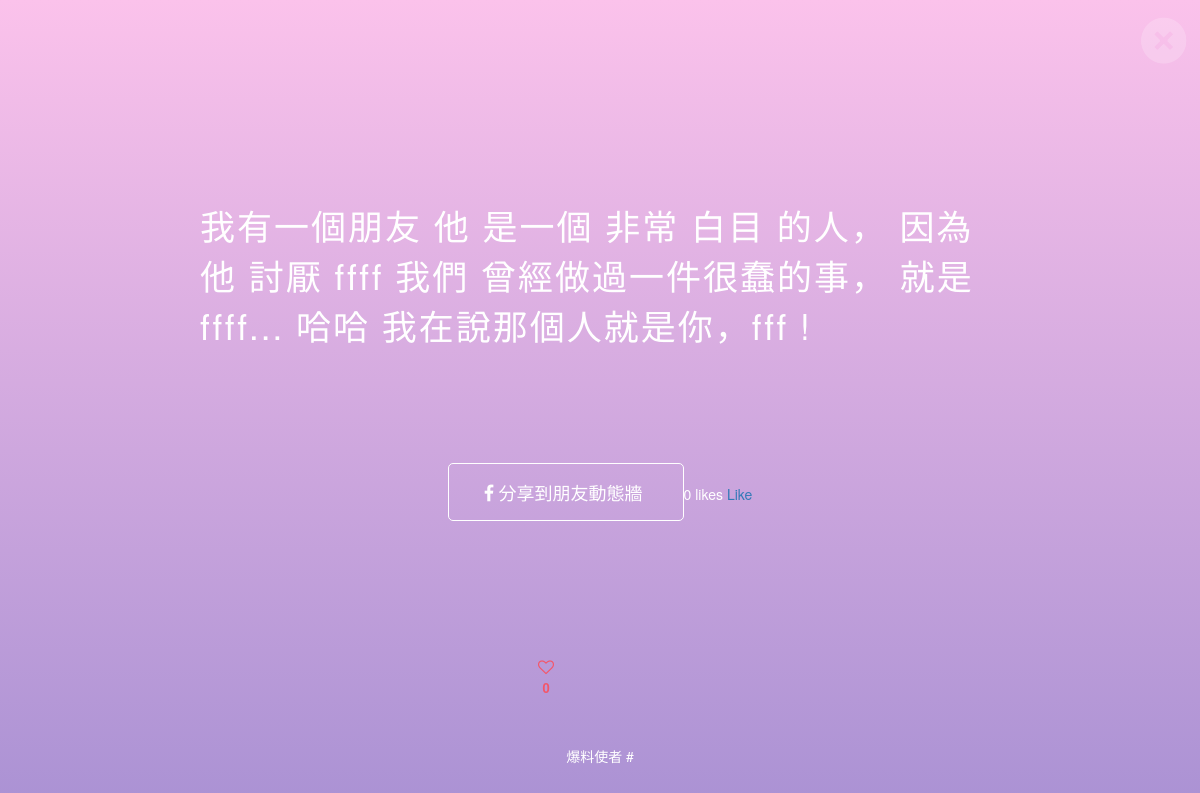
The page /story/11/ on the database as committed earlier.
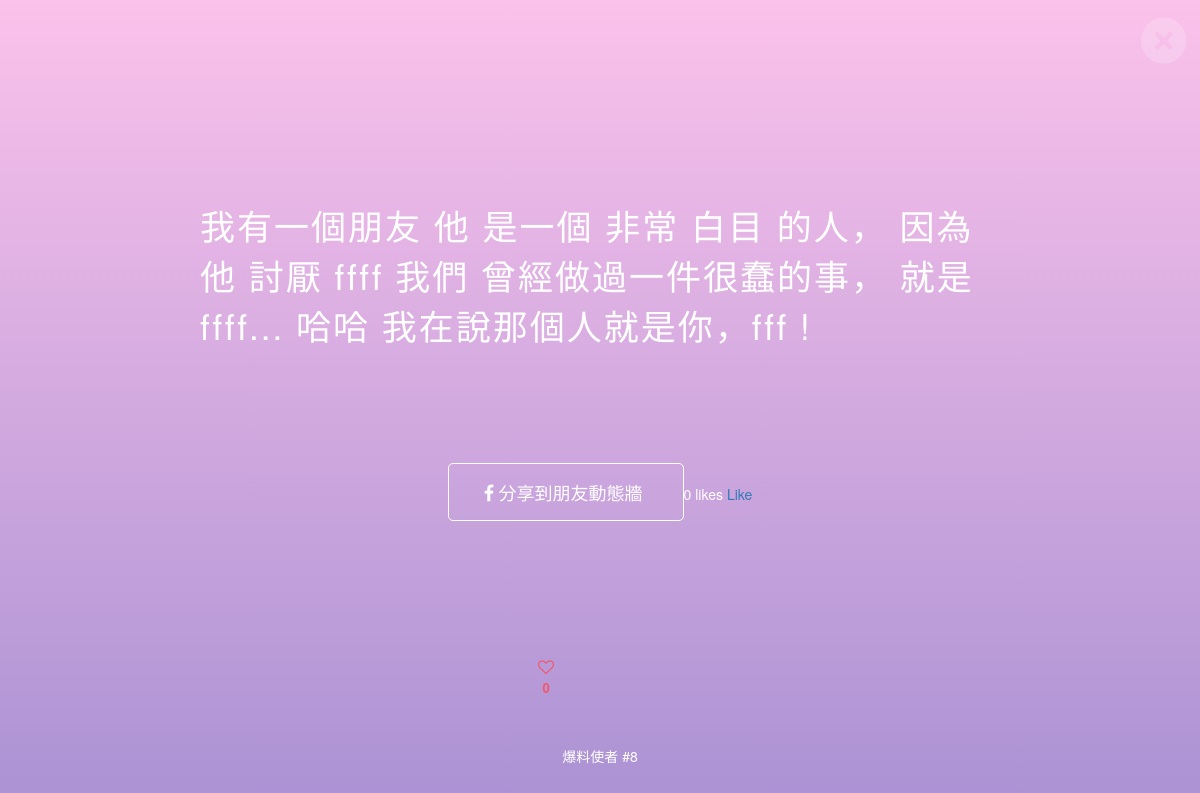
The same page on the database as committed later.
### story/models.py (models this page shows, shortened)
class Story(models.Model):
    author = models.ForeignKey(StoryAuthor, related_name='storys',null=True)
    category = models.ForeignKey(Category,null=True)
    adjective_t = models.ForeignKey(ThingAdjective,null=True)
    likes = models.PositiveIntegerField(default=0)
    users_like = models.ManyToManyField(settings.AUTH_USER_MODEL,
                                        related_name='story_liked',
                                        blank=True)
    sb_thing = models.CharField(max_length=50,null=True)
    sb_story = models.CharField(max_length=150,null=True)
    sb_name = models.CharField(max_length=30,null=True)
    SB_GENDER = (
        ('他','他'),
        ('她','她'),
    )
    sb_gender = models.CharField(max_length = 100,null=True,choices = SB_GENDER, )
    SB_ADV = (
        ('有點','有點'),
        ('非常','非常'),
        ('蠻','蠻'),
        ('超級','超級'),
        ('史上無敵','史上無敵'),
    )
    sb_adv = models.CharField(max_length = 100,null=True,choices = SB_ADV)
    SB_ADJ = (
        ('humor','humor'),
        ('奇怪','奇怪'),
        ('白目','白目'),
        ('有病','有病'),
        ('自戀','自戀'),
        ('搞笑','搞笑'),
        ('孤僻','孤僻'),
        ('嚴肅','嚴肅'),
        ('無趣','無趣'),
        ('奇耙','奇耙'),
        ('可怕','可怕'),
        ('笨蛋','笨蛋'),
        ('健忘','健忘'),
        ('厲害','厲害'),
        ('正常','正常'),
        ('懶惰','懶惰'),
    )
    sb_adj = models.CharField(max_length = 100,null=True,choices = SB_ADJ)
    SB_ABOUT = (
        ('很喜歡','很喜歡'),
        ('不喜歡','不喜歡'),
        ('不吃','不吃'),
        ('討厭','討厭'),
        ('怕','怕'),
        ('常常','常常'),
        ('很會','很會'),
        ('曾經','曾經'),
    )
    sb_about = models.CharField(max_length = 100,null=True,choices = SB_ABOUT)
    WHO = (
        ('我們','我們'),
        ('他','他'),
        ('她','她'),
    )
    who = models.CharField(max_length = 100,null=True,choices = WHO)
    STH_ADJ = (
        ('扯','扯'),
        ('蠢','蠢'),
        ('煩','煩'),
        ('北七','北七'),
        ('北爛','北爛'),
        ('誇張','誇張'),
        ('有趣','有趣'),
        ('好笑','好笑'),
        ('丟臉','丟臉'),
        ('瘋狂','瘋狂'),
        ('誇張','誇張'),
        ('無聊','無聊'),
        ('幼稚','幼稚'),
        ('難忘','難忘'),
        ('開心','開心'),
    )
    sth_adj = models.CharField(max_length = 100,null=True,choices = STH_ADJ)
    ITJCTS = (
        ('哎','哎'),
        ('哈哈','哈哈'),
        ('呵呵','呵呵'),
        ('顆顆','顆顆'),
        ('嘿丟','嘿丟'),
    )
    itjcts = models.CharField(max_length = 100,null=True,choices = ITJCTS)
    MARK = (
        ('~','~'),
        ('!','!'),
        ('!!!','!!!'),
        ('XD','XD'),
        ('>///<','>///<'),
        ('^^','^^'),
        (':)',':)'),
        ('。','。'),
    )
    mark = models.CharField(max_length = 100,null=True,choices = MARK)
    created_date = models.DateTimeField(
            default=timezone.now)
    published_date = models.DateTimeField(
            blank=True, null=True)

class StoryAuthor(models.Model):
    user = models.ForeignKey(settings.AUTH_USER_MODEL, on_delete=models.SET_NULL, null=True)

### story/views.py (the view)
# urls.py: url(r'^story/(?P<pk>[0-9]+)/$', views.story_detail, name='story_detail'),
def story_detail(request, pk):
    story = get_object_or_404(Story, pk=pk)
    story_id = story.pk
    liked = False
    if request.session.get('has_liked_'+str(story_id), liked):
        liked = True
        print("liked {}_{}".format(liked, story_id))
    context = {'story':story, 'liked': liked}
    return render(request, 'story/story_detail.html', {'story': story})

### story/templates/story/story_detail.html (shortened to what this page needs)
<!DOCTYPE html>
{% load staticfiles %}
<html>
    <head>
        <link rel="stylesheet" href="https://unpkg.com/element-ui/lib/theme-chalk/index.css">
        <link rel="stylesheet" href="{% static 'css/story.css' %}">
        <link rel="stylesheet" href="https://cdnjs.cloudflare.com/ajax/libs/font-awesome/4.7.0/css/font-awesome.min.css">
        <link rel="stylesheet" href="//maxcdn.bootstrapcdn.com/bootstrap/3.2.0/css/bootstrap.min.css">
        <link rel="stylesheet" href="//maxcdn.bootstrapcdn.com/bootstrap/3.2.0/css/bootstrap-theme.min.css">
    </head>
	  <body>
      <div id="full_gradient">
        <a href="{% url 'story_list' %}" class="close fa fa-times-circle fa-6"></a>
        <div class="story_content">
          <p>
          <span>
          我有一個朋友
          {{ story.sb_gender }} 是一個 {{ story.sb_adv }} {{ story.sb_adj }} 的人，
          </span>
          <span>
          因為{{ story.sb_gender }} {{ story.sb_about }} {{ story.sb_thing }}
          </span>
          <span>
          {{ story.who }} 曾經做過一件很{{ story.sth_adj }}的事，
          </span>
          <span>
          就是 {{ story.sb_story }}...
          </span>
          <span>
          {{ story.itjcts }} 我在說那個人就是你，{{ story.sb_name }} {{ story.mark }}
          </span>
          </p>
          <div class="buttom  col-xs-12">
            <br>
            <a href="{{ request.build_absolute_url }}" onclick="window.open('https://www.facebook.com/sharer/sharer.php?u='+encodeURIComponent(location.href),'facebook-share-dialog','width=626,height=436');return false;" class="write_button">
              <i class="fa fa-facebook" aria-hidden="true"> 分享到朋友動態牆</i>
            </a>
            {% with total_likes=story.users_like.count users_like=story.users_like.all %}
            <span class="count">
                        <span class="total">{{ total_likes }}</span>
                        like{{ total_likes|pluralize }}
            </span>
            <a href="#" data-id="{{ story.id }}" data-action="{% if request.user in users_like %}un{% endif %}like" class="like button">
                        {% if request.user not in users_like %}
                            Like
                        {% else %}
                            Unlike
                        {% endif %}
            </a>
            {% endwith %}
            <div class="heart-particle-box">
               <button class="likes post-likes" id="heart-icon" data-post-id="{{ story.id }}">
               {% if liked %}
               <i class="heart-shaped fa fa-heart" style="display: line-block"></i>
               <i class="heart-shaped fa fa-heart-o" style="display: none"></i>
               {% else %}
               <i class="heart-shaped fa fa-heart-o" style="display: line-block"></i>
               {% endif %}
               </button>
               <div class="like_count_story" id="heart-counter">{{ story.likes }}</div>
            </div>
            <br><br>
            <span><a href="{% url 'storys_by_author' story.author.pk %}" style="color:#fff;">爆料使者 #{{ story.author.id }}</a></span>
          </div>
        </div>
      </div>
	  </body>
</html>

### static/css/story.css (style rules this page uses)
a { text-decoration:none }
.story_content { width: 800px; margin: 0 auto; padding-top: 200px; }
.story_content p { text-align: left; font-size: 35px; color: #fff; letter-spacing: 2px; }
.buttom { margin-top: 100px; text-align: center; color: #fff; }
.write_button { padding: 15px 35px; border: 1px solid #fff; border-radius: 5px; background: transparent; font-size: 18px; color: #fff; }

### story/templates/story/story_detail.html (style rules this page uses)
#full_gradient { width: 100vw !important; height: 900px; background-image: linear-gradient(to top, #a18cd1 0%, #fbc2eb 100%); }
.close { position: fixed; z-index: 652; top: 16px; right: 16px; font-size: 50px; color: #fff; }
button.likes { padding: 0; }
.heart-particle-box { position: relative; width: 200px; height: 200px; left: 30%; }
#heart-icon { margin-top: 150px; color: #f55567; font-size: 16px; border: 1px; opacity: 1; background: none; transition: .3s ease-in-out; }
#heart-counter { font-weight: 700; font-size: 0.8em; opacity: 1; font-size: 13px; color: #f55567; }

Rows that differ between the two databases and show on the page:
changed Story "非常": author.id (not shown) → "8"
